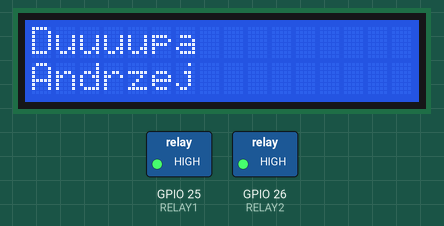
Bench run of a sketch on a simulated ESP32. Parts: 16×2 character LCD, switched loads named in the sketch (green lamp = pin HIGH). The local clock reads 2024-03-15 10:24:30 at power-on unless the sketch sets it.

Above: at 0.1 s.
At 4.2 s:
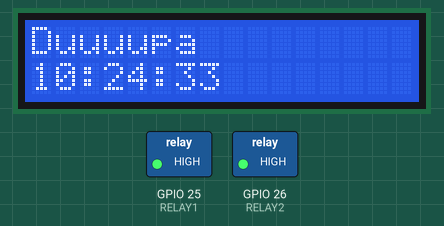
At 9.2 s:
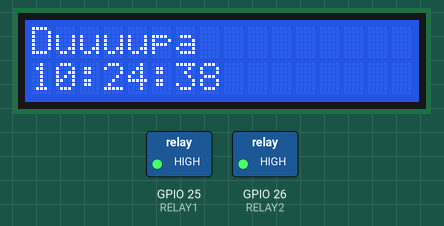
At 19.3 s:
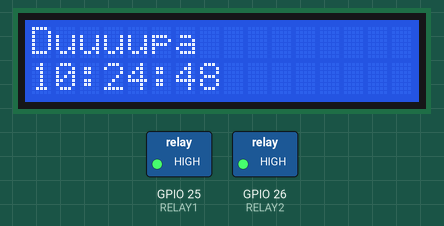
At 28.4 s:
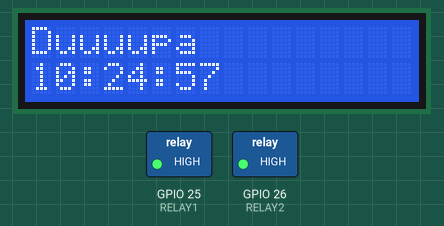
At 38.4 s:
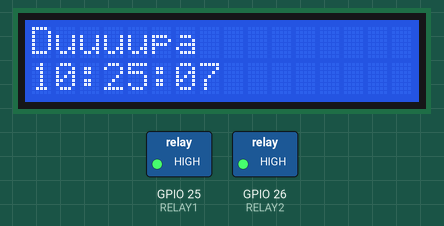

Measured:
- what the display in image 1 shows lasts 1.0 s, from 4.1 s to 5.1 s

The sketch:

time-relay-lcd.ino
```cpp
#include <Wire.h>
#include <LiquidCrystal_I2C.h>
#include "time.h"

struct tm timeinfo;
char czasStr[9];

// Adres LCD (sprawdź skanerem I2C, może być 0x27 lub 0x3F)
LiquidCrystal_I2C lcd(0x27, 16, 2);

#define RELAY1 25  // Pin dla pierwszego przekaźnika
#define RELAY2 26  // Pin dla drugiego przekaźnika

void setup() {
    pinMode(RELAY1, OUTPUT);
    pinMode(RELAY2, OUTPUT);

    // Domyślnie wyłączamy przekaźniki
    digitalWrite(RELAY1, HIGH);
    digitalWrite(RELAY2, HIGH);

    struct tm t = {0};
    t.tm_year = 2024 - 1900; // Rok - 1900
    t.tm_mon  = 2 - 1;       // Miesiąc (0 = styczeń)
    t.tm_mday = 28;          // Dzień miesiąca
    t.tm_hour = 14;
    t.tm_min  = 30;
    t.tm_sec  = 0;

    time_t now = mktime(&t);
    struct timeval tv = { now, 0 };
    settimeofday(&tv, NULL);

    Wire.begin(21, 22); // Ustawienie pinów I2C (SDA = 21, SCL = 22)

    lcd.init();           // Inicjalizacja LCD
    lcd.backlight();      // Włączenie podświetlenia

    lcd.setCursor(0, 0);
    lcd.print("Duuuupa");

    lcd.setCursor(0, 1);
    lcd.print("Andrzej");
}

void loop() {
    //digitalWrite(RELAY1, HIGH); // Włącz przekaźnik 1
    //digitalWrite(RELAY2, LOW);  // Wyłącz przekaźnik 1

    // Efekt migania tekstu na drugim wierszu
    //delay(1000);

    //digitalWrite(RELAY1, LOW); // Włącz przekaźnik 2
    //digitalWrite(RELAY2, HIGH);  // Wyłącz przekaźnik 2

    getLocalTime(&timeinfo);
    snprintf(czasStr, sizeof(czasStr), "%02d:%02d:%02d", timeinfo.tm_hour, timeinfo.tm_min, timeinfo.tm_sec);


    //lcd.setCursor(0, 1);
    //lcd.print("                "); // Czyści drugi wiersz
    delay(1000);
    lcd.setCursor(0, 1);
    lcd.print(czasStr);
}
```
